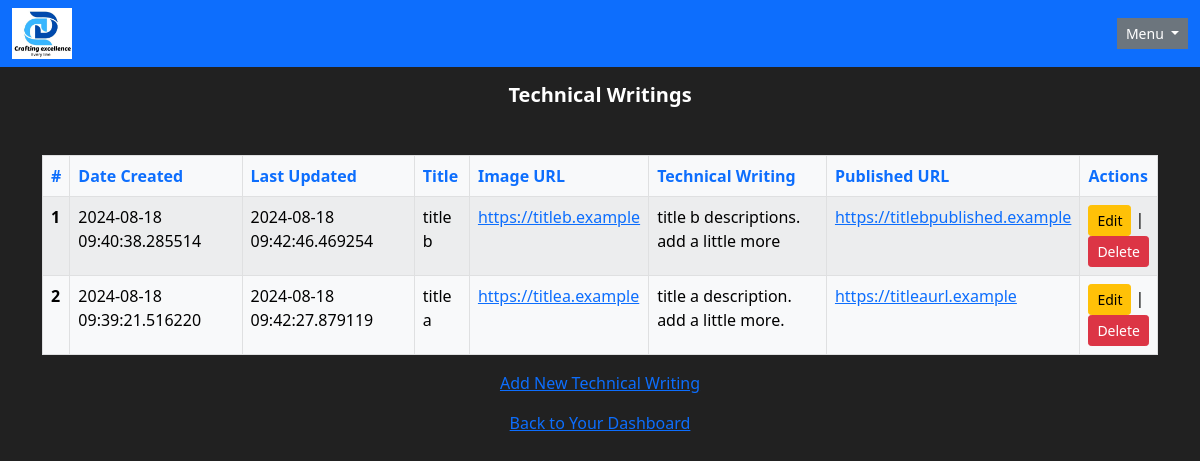
Page /writings on the earlier database version.
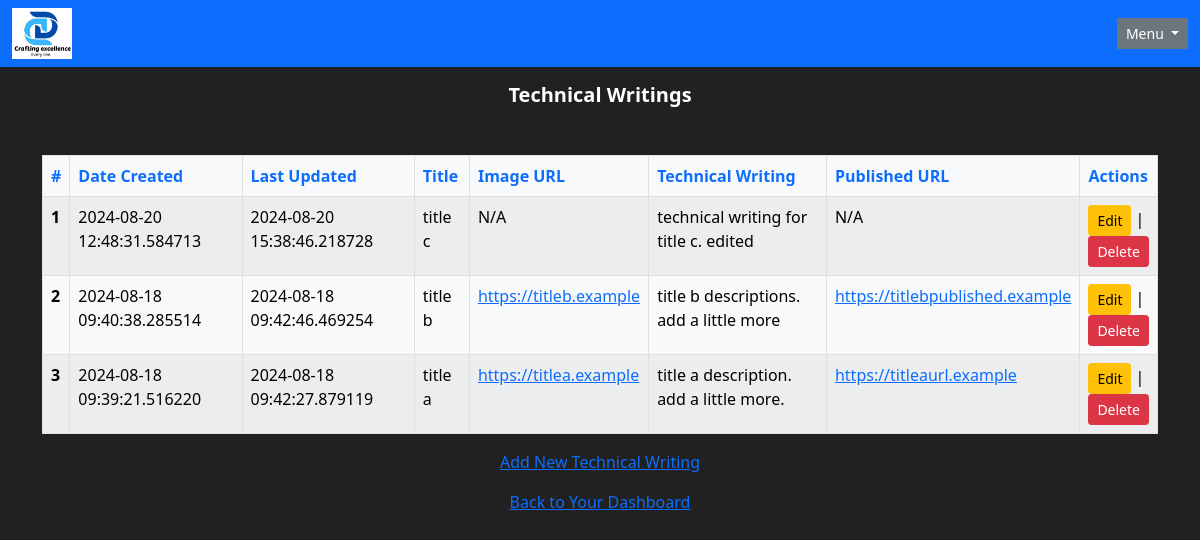
Same page on the later database version.
### app/models/writing.py (models this page shows, shortened)
class Writing(db.Model):
    __tablename__ = 'writings'
    writing_id: Mapped[int] = mapped_column(primary_key=True)
    date_created: Mapped[datetime] = mapped_column(
        DateTime, default=datetime.utcnow
    )
    date_updated: Mapped[datetime] = mapped_column(
        DateTime, default=datetime.utcnow,
        onupdate=datetime.utcnow
    )
    title: Mapped[str] = mapped_column(String(length=1024))
    image_link: Mapped[Optional[str]] = mapped_column(
        String(length=2083), unique=False
    )
    description: Mapped[str] = mapped_column(Text)
    published_link: Mapped[Optional[str]] = mapped_column(
        String(length=2083), unique=False
    )

### app/routes/tech_writings.py (the view)
@tech_writings_bp.route("/writings", methods=['GET'], strict_slashes=False)
def list_writings():
        writings = Writing.query.all()
        return render_template('list_writings.html', writings=writings)

### app/templates/list_writings.html (shortened to what this page needs)
{% extends "admin-base.html" %}
{% block content %}
   <body>
     <div>
     <h1 class="h5 text-center fw-bold">Technical Writings</h1>
     <div class="container mt-5">
      <div class="row">
       <div class="col-md-12">
       <table class="table table-hover table-bordered table-striped">
         <thead class="table-light text-primary">
           <tr>
             <th scope="col">#</th>
             <th scope="col">Date Created</th>
             <th scope="col">Last Updated</th>
             <th scope="col">Title</th>
             <th scope="col">Image URL</th>
             <th scope="col">Technical Writing</th>
             <th scope="col">Published URL</th>
             <th scope="col">Actions</th>
           </tr>
         </thead>
         <tbody class="table-light">
           {% for writing in writings[::-1] %}
             <tr>
                <th scope="row">{{ loop.index }}</th>
                <td>{{ writing.date_created }}</td>
                <td>{{ writing.date_updated }}</td>
                <td>{{ writing.title }}</td>
                <td>
                        {% if writing.image_link %}
                          <a href="{{ writing.image_link }}"
                          target="_blank">{{ writing.image_link }}
                          </a>
                        {% else %}
                          N/A
                        {% endif %}
                </td>
                <td>{{ writing.description }}</td>
                <td>
                        {% if writing.published_link %}
                          <a href="{{ writing.published_link }}"
                          target="_blank">{{ writing.published_link }}
                          </a>
                        {% else %}
                          N/A
                        {% endif %}
                </td>
                <td><a href="{{ url_for('main.tech_writings.edit_writing', writing_id=writing.writing_id) }}", class="btn btn-sm btn-warning">Edit</a>
                         |
                  <form action={{ url_for('main.tech_writings.delete_writing', writing_id=writing.writing_id) }} method='POST'>
                    <button type='submit' class="btn btn-sm btn-danger", onclick="return confirm('Are you sure you want to delete this Technical Writing?');">
                       Delete
                    </button>
                  </form>
                </td>
             </tr>
           {% endfor %}
         </tbody>
       </table>
       <p class="text-center"><a href="{{ url_for('main.tech_writings.create_writing') }}">Add New Technical Writing</a></p>
     </div>
     </div>
    </div>
   </body>
{% endblock %}

### app/templates/admin-base.html (shortened to what this page needs)
<!doctype html>
<html lang="en">
  <head>
    <link href="https://cdn.jsdelivr.net/npm/bootstrap@5.0.2/dist/css/bootstrap.min.css" rel="stylesheet">
  </head>
  <body>
    <nav class="navbar navbar-expand-sm navbar-dark bg-primary">
      <div class="container-fluid">
        <img src="{{ url_for('static', filename='images/port_logo.jpg') }}" alt="Logo" class="img-fluid" style="width: 60px;">
      <div class="collapse navbar-collapse" id="navbarSupportedContent">
        <div class="dropdown ms-auto bg-secondary">
          <button class="btn btn-secondary btn-sm dropdown-toggle" type="button" id="dropdownMenuButton1" data-bs-toggle="dropdown" aria-expanded="false">
               Menu
          </button>
        </div>
      </div>
    </nav>
    <section>
      {% block content %}
      {% endblock %}
    </section>
  </body>
   <footer>
           <p class="text-center"><a href="{{url_for('main.admindashboard.admindashboard_page')}}">Back to Your Dashboard</a></p>
   </footer>
</html

### app/templates/admin-base.html (style rules this page uses)
body { background-color: #212121; color: white }

Differences in the rows shown:
added Writing: date_created "2024-08-20 12:48:31.584713", date_updated "2024-08-20 15:38:46.218728", title "title c", image_link "N/A", description "technical writing for title c. edited", published_link "N/A"
